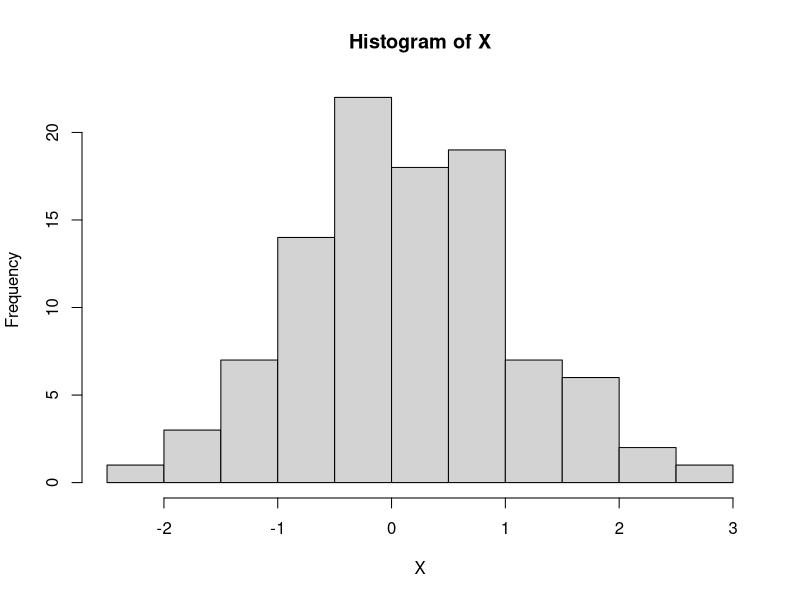

The R source for this figure:
#' ---
#' title: "Exemple de Script facilement convertible en Notebook depuis RStudio"
#' output: html_document
#' author: Anne Sabourin
#' ---
#' 
#' 
#'Pour exécuter ce script, ouvrez le avec RStudio et pressez Ctr+Shift+Entrée. Pour l'exécuter et le convertir (compiler) 
#'en notebook html, pressez Ctrl+shift+K (il faut avoir installé le package `rmarkdown`).  
#'Pour obtenir un pdf plutôt qu'un html (déconseillé), remplacez
#'`output: html_document` par `output: pdf_document` dans l'en-tête ci-dessus. 
#'

print("exemple de calcul")
pommes = 3 ; 
poires = 8; 
fruits = pommes + poires ; 
fruits
## Ceci est une ligne de  commentaire
#' Ceci est une autre ligne de commentaire. Quelle est la différence ? 
#' pour le savoir: compilez le notebook depuis RStudio.  
#' 
#'**Figures**: elles apparaissent sous le code les ayant générées, automatiquement. 
#' Générons par exemple des données sous une loi normale standard et traçons l'histogramme:
X = rnorm(100)
hist(X)

## Ici je ferais des commentaires si je devais interpréter cette figure. 

#'  Dans un fichier script comme celui-ci, vous pouvez insérer des commentaires 
#'  (visibles dans le notebook mais pas exécutés) grâce aux symboles # ou #' . 
#'   Une fois le fichier exporté au format notebook (Menu -> File -> Compile Notebook ou Ctrl+Shift+K), 
#'     
#'    * Les lignes commençant par # ou ## apparaissent dans les "code chunks" 
#'  (les encadrés contenant du code et le résultat).   
#'  
#'    * Les lignes commençant par #' apparaissent normalement et le retour à la ligne 
#'  s'effectue automatiquement. Pour forcer le retour à la ligne: rajouter deux espaces 
#'  à la fin de la ligne comme ceci:  
#'  Nous sommes passés à la ligne suivante.  
#'  
#'  **Equations, symboles mathématiques**: Vous pouvez insérer des équations en langage LaTeX 
#'  dans les commentaires du script comme ceci: 
#'  $y = x+3$, ou  $y^3 = \cos\theta$ ; ou encore hors ligne comme ceci:  
#'  $$\mathbb{E}_\theta(X) = \int_{x\in\mathcal{X}} x \;  p_\theta(x) \mu(dx). $$
#'    
#'    
  








